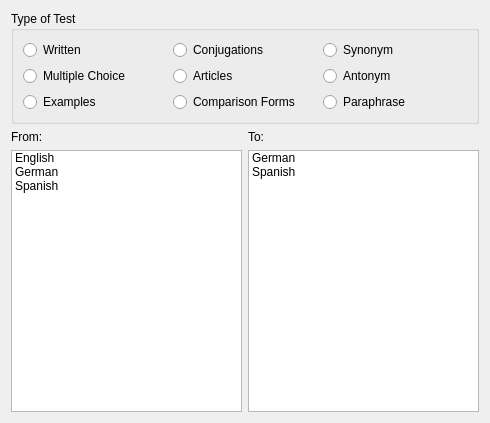
<ui version="4.0" >
 <class>StartQueryWidget</class>
 <widget class="QWidget" name="StartQueryWidget" >
  <property name="geometry" >
   <rect>
    <x>0</x>
    <y>0</y>
    <width>490</width>
    <height>423</height>
   </rect>
  </property>
  <property name="windowTitle" >
   <string>Form</string>
  </property>
  <layout class="QVBoxLayout" >
   <item>
    <widget class="QGroupBox" name="groupBox" >
     <property name="title" >
      <string>Type of Test</string>
     </property>
     <layout class="QGridLayout" >
      <item row="0" column="0" >
       <widget class="QRadioButton" name="WrittenRadio" >
        <property name="text" >
         <string>Written</string>
        </property>
       </widget>
      </item>
      <item row="0" column="1" >
       <widget class="QRadioButton" name="ConjugationsRadio" >
        <property name="text" >
         <string>Conjugations</string>
        </property>
       </widget>
      </item>
      <item row="0" column="2" >
       <widget class="QRadioButton" name="SynonymsRadio" >
        <property name="text" >
         <string>Synonym</string>
        </property>
       </widget>
      </item>
      <item row="1" column="0" >
       <widget class="QRadioButton" name="MultipleChoiceRadio" >
        <property name="text" >
         <string>Multiple Choice</string>
        </property>
       </widget>
      </item>
      <item row="1" column="1" >
       <widget class="QRadioButton" name="ArticlesRadio" >
        <property name="text" >
         <string>Articles</string>
        </property>
       </widget>
      </item>
      <item row="1" column="2" >
       <widget class="QRadioButton" name="AntonymsRadio" >
        <property name="text" >
         <string>Antonym</string>
        </property>
       </widget>
      </item>
      <item row="2" column="1" >
       <widget class="QRadioButton" name="ComparisonsRadio" >
        <property name="text" >
         <string>Comparison Forms</string>
        </property>
       </widget>
      </item>
      <item row="2" column="2" >
       <widget class="QRadioButton" name="ParaphraseRadio" >
        <property name="text" >
         <string>Paraphrase</string>
        </property>
       </widget>
      </item>
      <item row="2" column="0" >
       <widget class="QRadioButton" name="ExamplesRadio" >
        <property name="text" >
         <string>Examples</string>
        </property>
       </widget>
      </item>
     </layout>
    </widget>
   </item>
   <item>
    <layout class="QGridLayout" >
     <item row="0" column="0" >
      <widget class="QLabel" name="label" >
       <property name="text" >
        <string>From:</string>
       </property>
      </widget>
     </item>
     <item row="0" column="1" >
      <widget class="QLabel" name="label_2" >
       <property name="text" >
        <string>To:</string>
       </property>
      </widget>
     </item>
     <item row="1" column="0" >
      <widget class="QListWidget" name="LanguageFromList" >
       <item>
        <property name="text" >
         <string>English</string>
        </property>
       </item>
       <item>
        <property name="text" >
         <string>German</string>
        </property>
       </item>
       <item>
        <property name="text" >
         <string>Spanish</string>
        </property>
       </item>
      </widget>
     </item>
     <item row="1" column="1" >
      <widget class="QListWidget" name="LanguageToList" >
       <item>
        <property name="text" >
         <string>German</string>
        </property>
       </item>
       <item>
        <property name="text" >
         <string>Spanish</string>
        </property>
       </item>
      </widget>
     </item>
    </layout>
   </item>
  </layout>
 </widget>
 <resources/>
 <connections/>
</ui>
